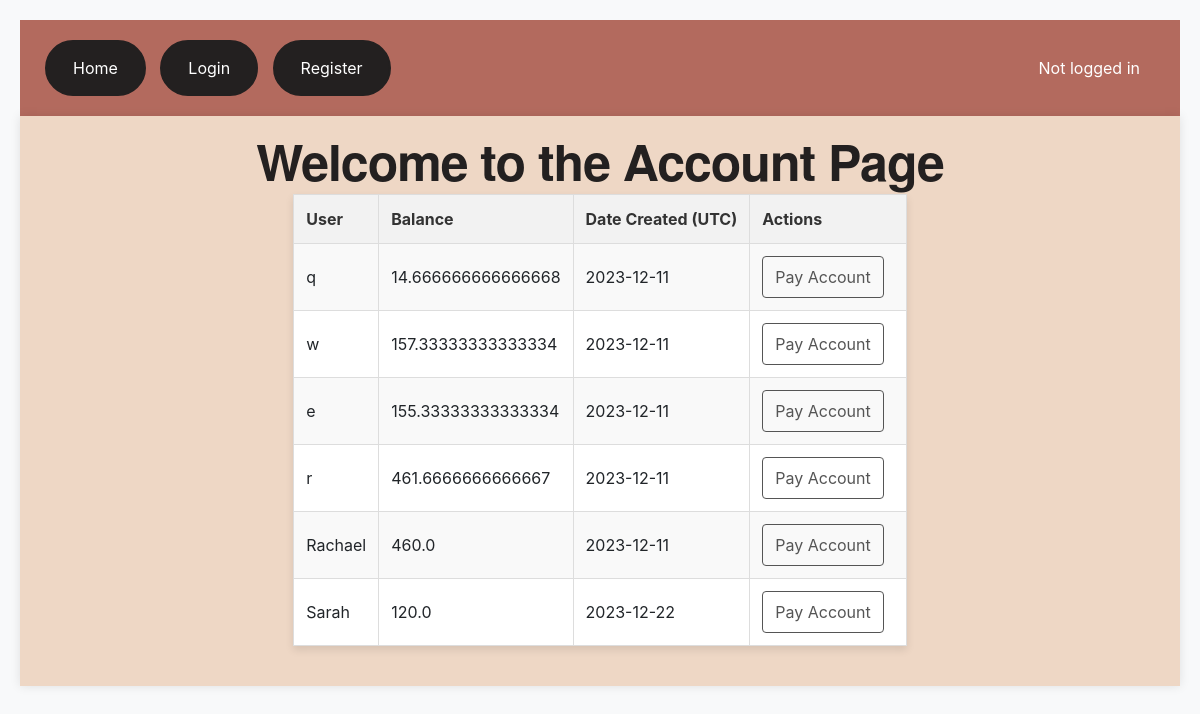
The page /account on the database its author committed.
### app.py (models this page shows, shortened)
class Users(UserMixin, db.Model):
    __tablename__ = 'users'
    id = db.Column(db.Integer, primary_key=True)
    username = db.Column(db.String(250), unique=True, nullable=False)
    password = db.Column(db.String(250), nullable=False)
    balance = db.Column(db.Float, nullable=False)
    date_created = db.Column(db.DateTime, default=datetime.utcnow)
    items = db.relationship('Items', secondary='user_items', backref='users')

### app.py (the view)
@app.route('/account', methods=['POST', 'GET'])
def account():
    users = Users.query.order_by(Users.date_created).all()
    return render_template('account.html', users=users)

### app.py (called while the page is built)
@app.before_request
def initialize():
    global item_user_status_dict
    if item_user_status_dict is None:
        item_user_status_dict = load_item_user_statuses()

### templates/account.html (shortened to what this page needs)
{% extends 'base.html' %}
{% block body %}
    <h1>Welcome to the Account Page</h1>
    <div>
        <table>
            <tr>
                <th>User</th>
                <th>Balance</th>
                <th>Date Created (UTC)</th>
                <th>Actions</th>
            </tr>
            {% for user in users %}
                <tr>
                    <td>{{ user.username }}</td>
                    <td>{{ user.balance }}</td>
                    <td>{{ user.date_created.date() }}</td>
                    {% if user == current_user %}
                    <td class="action-links">
                        <a href="/delete/{{ user.id }}">DELETE Account</a>
                    </td>
                    {% else: %}
                    <td class="action-links">
                        <a href="/pay/{{ user.id }}">Pay Account</a>
                    </td>
                    {% endif %}
                </tr>
            {% endfor %}
        </table>
    </div>
{% endblock %}

### static/css/main.css (style rules this page uses)
body { background-color: #f8f9fa; padding: 20px; text-align: center; }
h1 { color: #232020; font-family: 'Helvetica Neue', sans-serif; font-size: 50px; font-weight: bold; letter-spacing: -1px; line-height: 1; text-align: center; width: 100%; }
table { width: 100%; border-collapse: collapse; margin-bottom: 20px; box-shadow: 0 4px 8px rgba(0, 0, 0, 0.1); background-color: #fff; }
th, td { border: 1px solid #ddd; padding: 12px; text-align: left; }
th { background-color: #f2f2f2; color: #333; }
tr:nth-child(even) { background-color: #f9f9f9; }
.action-links { text-align: center; }
.action-links a { display: inline-block; padding: 8px 12px; text-decoration: none; margin-right: 10px; border: 1px solid #555; color: #555; border-radius: 4px; transition: all 0.3s ease; }

### rows shown on the page
Users: username "q", balance "14.666666666666668", date_created "2023-12-11"
Users: username "w", balance "157.33333333333334", date_created "2023-12-11"
Users: username "e", balance "155.33333333333334", date_created "2023-12-11"
Users: username "r", balance "461.6666666666667", date_created "2023-12-11"
Users: username "Rachael", balance "460.0", date_created "2023-12-11"
Users: username "Sarah", balance "120.0", date_created "2023-12-22"
